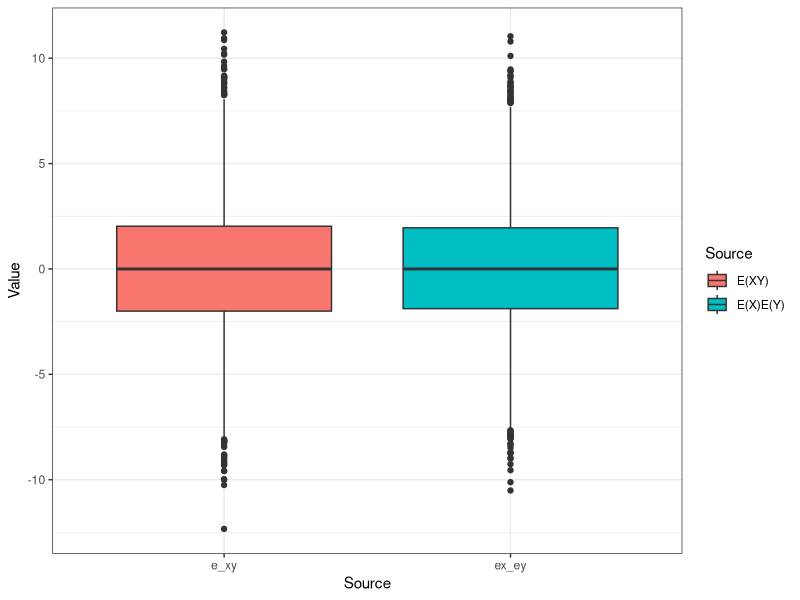

The R script that drew this image:
# Title     : TODO
# Objective : TODO
# Created by: oscarhernandezlopez
# Created on: 10/11/20

#
require(ggplot2)

E_xy <- numeric()
Ex_Ey <- numeric()

for (i in 1:10000){
  x <- sample(2:12,size = 36,replace = TRUE, prob = table(outer(1:6,1:6,"+")) / 36)
  y <- sample(-5:5,size = 36,replace = TRUE, prob = table(outer(1:6,1:6,"-")) / 36)

  E_xy <- c(E_xy,mean(x*y))
  Ex_Ey <- c(Ex_Ey,mean(x)*mean(y))
}

L <- list(e_xy = E_xy,
          ex_ey = Ex_Ey)
result <- stack(L)
names(result) <- c("Value", "Source")

png('boxplot1.png',width = 2000, height = 1400,res = 300)
box_plot <- ggplot(result, aes(x = Source, y = Value, fill=Source))
box_plot + geom_boxplot() + scale_fill_discrete(name = "Source", labels = c("E(XY)", "E(X)E(Y)")) + theme_bw()
dev.off()